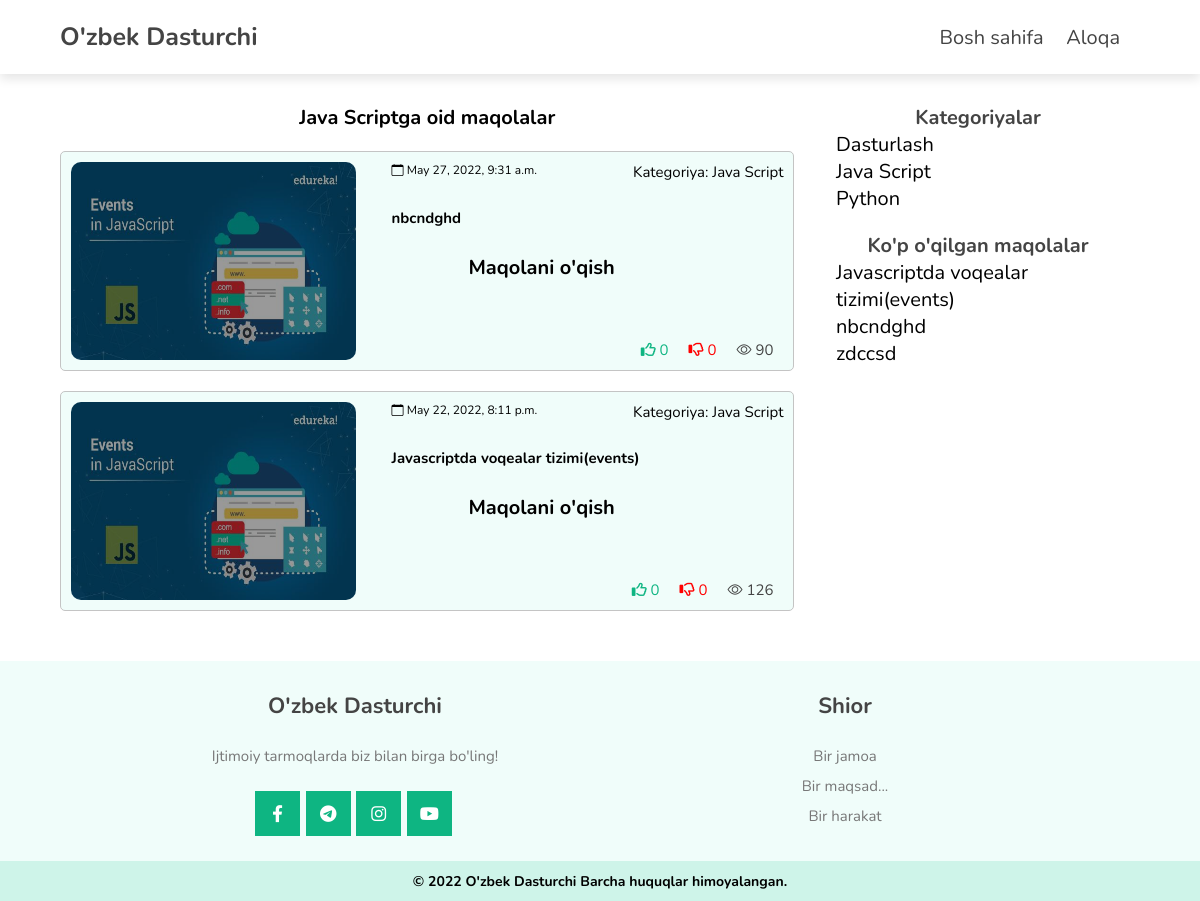
Screenshot of /category/javascript/ with the database file from the repository.
### app/models.py (models this page shows, shortened)
class Category_blog(models.Model):
    title = models.CharField('Sarlavha',max_length=255)
    slug = models.SlugField('Manzil',max_length=255, unique=True)
    class Meta:
        verbose_name = 'Category_blog'
        verbose_name_plural = "Categories_blog"
    def get_absolute_url(self):
        return f"/category/{self.slug}/"
    def __str__(self):
        return self.title

class Blog(models.Model):
    title = models.CharField('Sarlavha',max_length = 50)
    img = models.ImageField('Rasm', upload_to="blog_img/")
    description = models.TextField('Blog')
    category_blog = models.ForeignKey(Category_blog , on_delete=models.CASCADE)
    date = models.DateTimeField('Sana' , default=timezone.now)
    like = models.IntegerField('Like' , default=0)
    dislike = models.IntegerField('Dislike' , default=0)
    popular = models.IntegerField('Ko\'rilganlar soni' , default=0)
    class Meta:
        verbose_name = 'Blog'
        verbose_name_plural = "Blogs"
    def get_absolute_url(self):
        return f"/blog/{self.id}/"

### app/views.py (the view)
# urls.py: path('category/<slug:slug>/', category ),
def category(request , slug):
    category_blog = Category_blog.objects.all( )
    category = Category_blog.objects.get(slug=slug)
    blog = category.blog_set.order_by("-date")
    popular = Blog.objects.order_by('-popular')[:5]
    return render(request, 'category.html',{
        'category_blog':category_blog,
        'category':category ,
        'blog':blog,
        'popular':popular
    })

### template/category.html
{% extends "base.html" %} {% load static %} {% block content %}
<section class="main">
    <div class="blogs">
        <h3>{{category.title}}ga oid maqolalar</h3>
        {% for item in blog %}
        <div class="blog">
            <div class="image">
                <a href="{{item.get_absolute_url}}"><img class="cr-p" src="{{item.img.url}}" alt="" /></a>
            </div>
            <div class="content">
                <div class="row">
                    <p class="cr-p"><i class="bi bi-calendar"></i> {{ item.date }}</p>
                    <p>Kategoriya: {{ item.category_blog }}</p>
                </div>
                <a  class="title" href="{{item.get_absolute_url}}"><h2  class="cr-p"  class="title">{{item.title}}</h2></a>
                <h3 class="btn">Maqolani o'qish</h3>
                <div class="row jc-end">
                    <p class="cr-p" ><i class="fa-regular fa-thumbs-up"></i></i> {{ item.like }}</p>
                    <p class="cr-p"><i class="fa-regular fa-thumbs-down"></i> {{ item.dislike }}</p>
                    <p class="cr-p"><i class="bi bi-eye"></i> {{ item.popular }}</p>
                </div>
            </div>
        </div>
        {% endfor %}
    </div>
    <div class="category_blog">
        <div class="category">
            <h3>Kategoriyalar</h3>
                {% for category in category_blog %}
                    <p  class="cr-p" ><a href="{{ category.get_absolute_url }}">{{category.title}}</p></a>
                {% endfor %}
        </div>
        <div class="blog">
            <h3>Ko'p o'qilgan maqolalar</h3>
                {% for item in popular %}
                    <a href="{{item.get_absolute_url}}"><p  class="cr-p" >{{item.title}}</p></a>
                {% endfor %}
        </div>
    </div>
</section>
{% endblock %}

### static/css/base.css (style rules this page uses)
* { font-family: "Nunito", sans-serif; margin: 0; padding: 0; -webkit-box-sizing: border-box; box-sizing: border-box; outline: none; border: none; text-decoration: none; -webkit-transition: all 0.2s linear; transition: all 0.2s linear; }
img { -webkit-user-select: none; -moz-user-select: none; -ms-user-select: none; user-select: none; }
.btn { width: 300px; height: 50px; background-color: linear-gradient(); }
html { font-size: 62.5%; overflow-x: hidden; }
section { padding: 3rem 10%; }
a { all: unset !important; }
.cr-p { cursor: pointer; }
.jc-end { justify-content: end !important; }
.main { display: -webkit-box; display: -ms-flexbox; display: flex; justify-content: space-between; }
.main .blogs { width: 68%; }
.main .blogs .blog { display: -webkit-box; display: -ms-flexbox; display: flex; height: 22rem; justify-content: space-between; flex-direction: row; margin: 2rem 0; padding: 1rem; background-color: #f0fdfa; border: 1px solid rgb(196, 196, 196); border-radius: 0.5rem; overflow: hidden; }
.main .blogs .blog .image { width: 40%; overflow: hidden; border-radius: 1rem; }
.main .image img { width: 100%; height: 100%; filter: brightness(0.6); }
.main .blogs .blog .content { width: 55%; display: -webkit-box; display: -ms-flexbox; display: flex; justify-content: space-between; flex-direction: column; }
.main .content .row { display: -webkit-box; display: -ms-flexbox; display: flex; justify-content: space-between; }
.main .content .row:nth-child(1) p:nth-child(1) { font-size: 1.2rem; }
.main .content .row:nth-child(1) p:nth-child(2) { font-size: 1.5rem; }
.main .content .title { font-size: 2rem; }
.main .content .btn ~ .row, .main .single .content p ~ .row { height: 3rem; }
.main .content .btn ~ .row p, .main .single .content p ~ .row p { margin: 1rem; font-size: 1.5rem; }
.main .content .btn ~ .row p:nth-child(1), .main .single .content p ~ .row p:nth-child(1) { color: #0eb582; }
.main .content .btn ~ .row p:nth-child(2), .main .single .content p ~ .row p:nth-child(2) { color: red; }
.main .content .btn ~ .row p:nth-child(3), .main .single .content p ~ .row p:nth-child(3) { color: #444; }
.main .category_blog { width: 30%; height: auto; display: -webkit-box; display: -ms-flexbox; display: flex; flex-direction: column; justify-content: flex-start; position: sticky; position: -webkit-sticky; }
.main .category_blog .category { width: 100%; display: -webkit-box; display: -ms-flexbox; display: flex; flex-direction: column; padding: 0 2rem; margin-bottom: 2rem; }
.main .category_blog h3 { color: #444; }
.main .category_blog p { font-size: 2rem; }
.main .category_blog .blog { width: 100%; padding: 0 2rem; }
.main h3 { font-size: 2rem; text-align: center; }
@media (max-width: 1200px) { section { padding: 3rem 5%; } }

### rows the page displays
Category_blog: title "Java Script"
Blog: img (picture), date "May 27, 2022, 9:31 a.m.", category_blog "Java Script", title "nbcndghd", like "0", dislike "0", popular "90"
Blog: img (picture), date "May 22, 2022, 8:11 p.m.", category_blog "Java Script", title "Javascriptda voqealar tizimi(events)", like "0", dislike "0", popular "126"
Category_blog: title "Dasturlash"
Category_blog: title "Python"
Blog: title "zdccsd"
